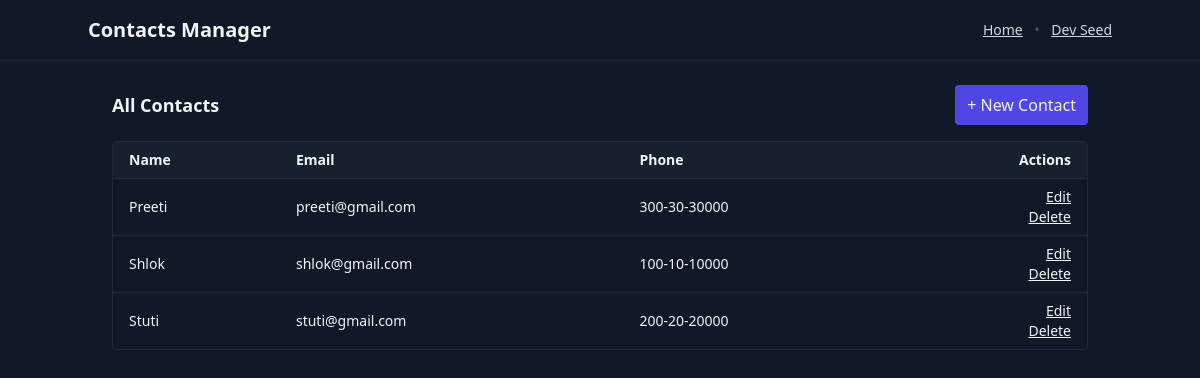
The app's page /, older data.
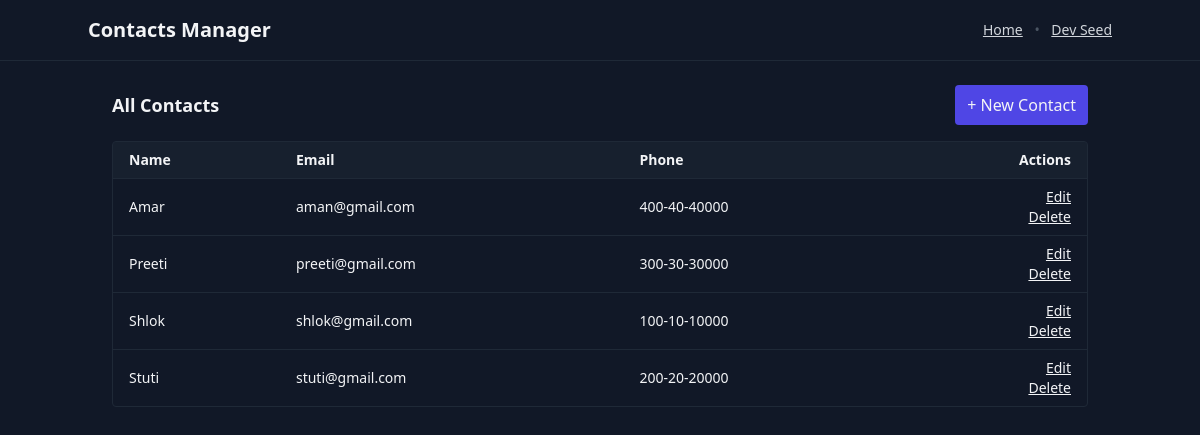
The same page, newer data.
### app/models.py (models this page shows, shortened)
class Contact(db.Model):
    __tablename__ = "contact"
    id = db.Column(db.Integer,primary_key=True)
    name = db.Column(db.String(120),nullable = False)
    email = db.Column(db.String(120),nullable = False , unique =True)
    phone = db.Column(db.String(50),nullable = False , unique =True)

### app/route.py (the view)
@bp.get("/")
def home():
    contacts = Contact.query.order_by(Contact.name.asc()).all()
    return render_template("index2.html",contacts=contacts)

### templates/index2.html (shortened to what this page needs)
{% extends "base.html" %}  {% block content %}
<div class="flex items-center justify-between mb-4">
  <h2 class="text-lg font-semibold">All Contacts</h2>
  <a href="{{url_for('main.new_contact')}}" class="px-3 py-2 rounded bg-indigo-600 hover:bg-indigo-500">
    + New Contact
  </a>
</div>
<div class="overflow-x-auto rounded border border-gray-800">
  <table class="min-w-full text-sm">
    <thead class="bg-gray-800/50">
      <tr>
        <th class="px-4 py-2 text-left">Name</th>
        <th class="px-4 py-2 text-left">Email</th>
        <th class="px-4 py-2 text-left">Phone</th>
        <th class="px-4 py-2 text-right">Actions</th>
      </tr>
    </thead>
    <tbody>
      {% for c in contacts %}
      <tr class="border-t border-gray-800 hover:bg-gray-800/30">
        <td class="px-4 py-2">{{ c.name }}</td>
        <td class="px-4 py-2">{{ c.email }}</td>
        <td class="px-4 py-2">{{ c.phone }}</td>
        <td class="px-4 py-2 text-right">
          <a href="{{url_for('main.edit_contact', contact_id = c.id)}}"
           class="underline cursor-pointer">
            Edit
          </a>
          <form
            method="post"
            onsubmit="return confirm('Delete this contact?')"
            action="{{url_for('main.delete_contact', contact_id=c.id)}}"
          >
          <button class="underline">Delete</button>
          </form>
        </td>
      </tr>
      {% endfor %}
    </tbody>
  </table>
</div>
{% endblock %}

Row changes from the older to the newer data that the page shows:
added Contact: name "Amar", email "aman@gmail.com", phone "400-40-40000"
